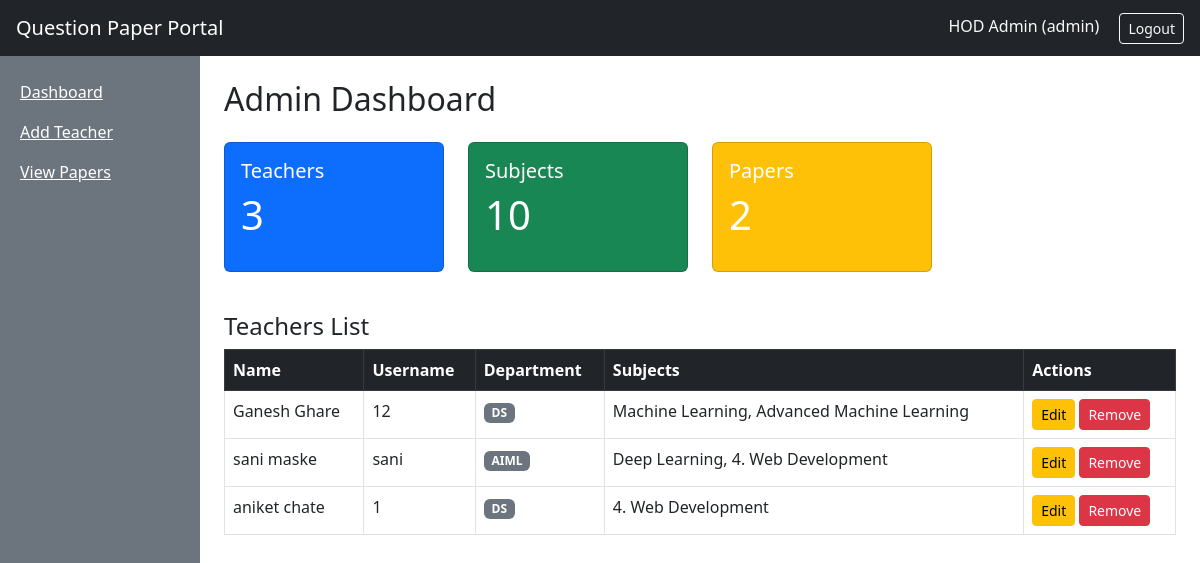
The page /admin/dashboard (signed in) on the database its author committed.
### models.py (models this page shows)
class User(db.Model):
    __tablename__ = 'users'
    id = db.Column(db.Integer, primary_key=True)
    username = db.Column(db.String(80), unique=True, nullable=False)
    password_hash = db.Column(db.String(200), nullable=False)
    full_name = db.Column(db.String(120), nullable=False)
    role = db.Column(db.String(20), nullable=False, default='teacher')
    department = db.Column(db.String(50), nullable=True)
    subjects = db.relationship('Subject', secondary='user_subjects', backref='users')
    papers = db.relationship('Paper', backref='teacher', lazy=True)

### routes/admin.py (the view)
@admin_bp.route('/dashboard')
@admin_required
def dashboard():
    teachers = User.query.filter_by(role='teacher').all()
    subjects = Subject.query.all()
    papers = Paper.query.order_by(Paper.created_at.desc()).all()
    return render_template('admin/dashboard.html',
                           teachers=teachers, subjects=subjects, papers=papers)

### routes/auth.py (called while the page is built)
def admin_required(f):
    @wraps(f)
    def decorated(*args, **kwargs):
        if 'user_id' not in session:
            return redirect(url_for('auth.login'))
        if session.get('role') != 'admin':
            flash('Admin access only.')
            return redirect(url_for('auth.login'))
        return f(*args, **kwargs)
    return decorated

### templates/admin/dashboard.html
{% extends 'base.html' %}
{% block content %}
<h2>Admin Dashboard</h2>
<div class="row mt-4">
  <div class="col-md-3">
    <div class="card text-white bg-primary mb-3">
      <div class="card-body">
        <h5>Teachers</h5>
        <p class="display-6">{{ teachers|length }}</p>
      </div>
    </div>
  </div>
  <div class="col-md-3">
    <div class="card text-white bg-success mb-3">
      <div class="card-body">
        <h5>Subjects</h5>
        <p class="display-6">{{ subjects|length }}</p>
      </div>
    </div>
  </div>
  <div class="col-md-3">
    <div class="card text-white bg-warning mb-3">
      <div class="card-body">
        <h5>Papers</h5>
        <p class="display-6">{{ papers|length }}</p>
      </div>
    </div>
  </div>
</div>
<h4 class="mt-4">Teachers List</h4>
<table class="table table-bordered bg-white">
  <thead class="table-dark">
    <tr><th>Name</th><th>Username</th><th>Department</th><th>Subjects</th><th>Actions</th></tr>
  </thead>
  <tbody>
    {% for t in teachers %}
    <tr>
      <td>{{ t.full_name }}</td>
      <td>{{ t.username }}</td>
      <td><span class="badge bg-secondary">{{ t.department or 'N/A' }}</span></td>
      <td>{{ t.subjects|map(attribute='name')|join(', ')|truncate(40) or 'None' }}</td>
      <td>
        <a href="{{ url_for('admin.edit_teacher', teacher_id=t.id) }}" class="btn btn-sm btn-warning">Edit</a>
        <a href="{{ url_for('admin.delete_teacher', teacher_id=t.id) }}" class="btn btn-sm btn-danger" onclick="return confirm('Are you sure you want to completely remove this teacher? All their papers will also be systematically deleted.');">Remove</a>
      </td>
    </tr>
    {% else %}
    <tr><td colspan="3" class="text-center">No teachers yet.</td></tr>
    {% endfor %}
  </tbody>
</table>
{% endblock %}

### rows shown on the page
User: full_name "Ganesh Ghare", username "12", department "DS", subjects|map "Machine Learning, Advanced Machine Learning"
User: full_name "sani maske", username "sani", department "AIML", subjects|map "Deep Learning, 4. Web Development"
User: full_name "aniket chate", username "1", department "DS", subjects|map "4. Web Development"

### other values the page prints
{{ session.full_name }} "HOD Admin"
{{ session.role }} "admin"
{{ teachers|length }} "3"
{{ subjects|length }} "10"
{{ papers|length }} "2"
